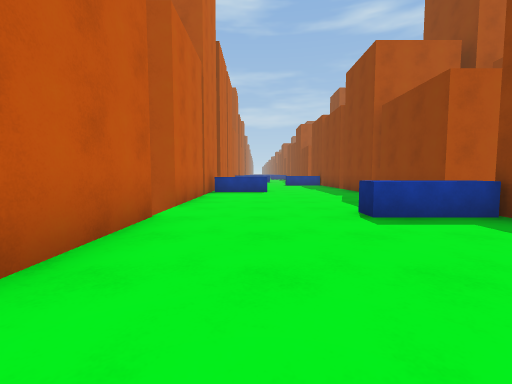
view 1 (above)

16 first-person views from a walk through a scene from a Unity 3-D project. The camera is 1.2 m above the floor, tilts 4° down and sees 90° across. The floor is counted in squares, 2 m on a side. Each view is taken from the middle of a square. On the plan, view 1 faces up. The plan holds only what a view shows up to about 9 squares ahead; the rest is blank. The place goes on beyond the plan. The player character is not drawn.

view 2
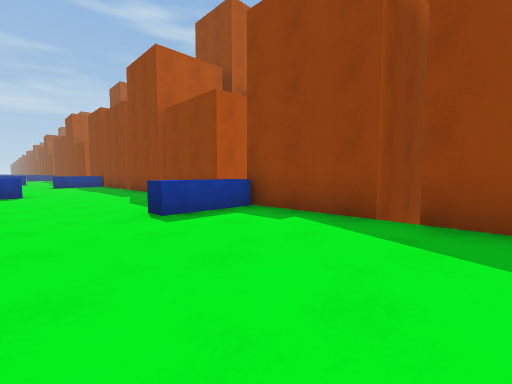

view 3
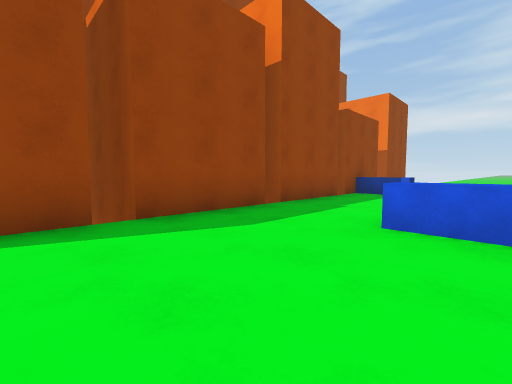

view 4
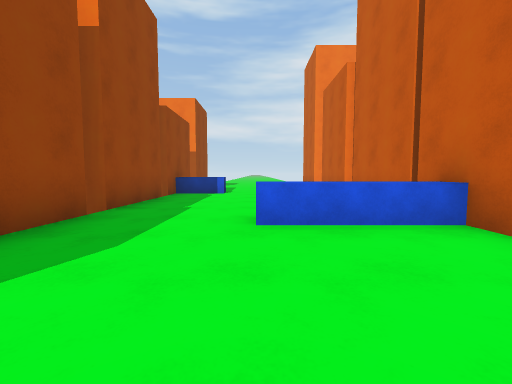

view 5
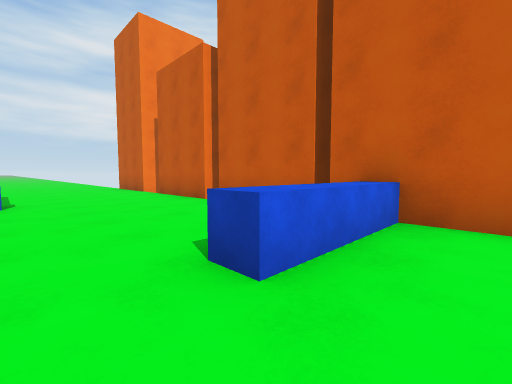

view 6
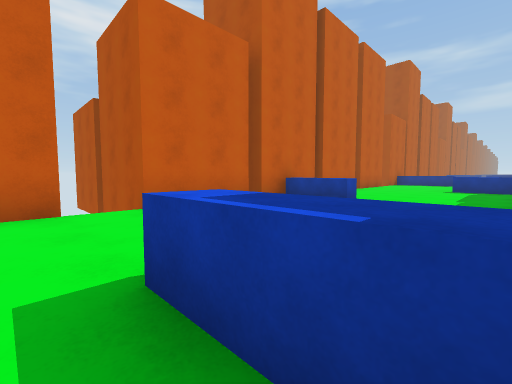

view 7
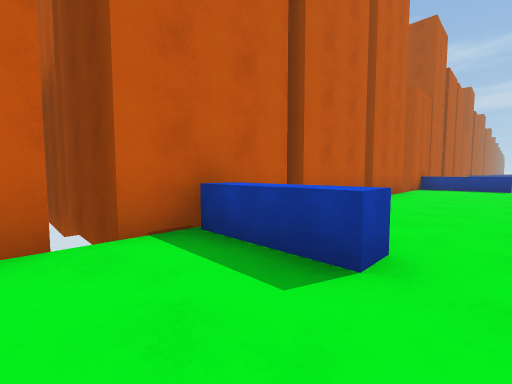

view 8
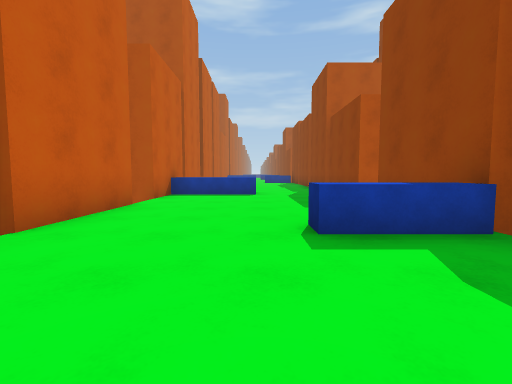

view 9
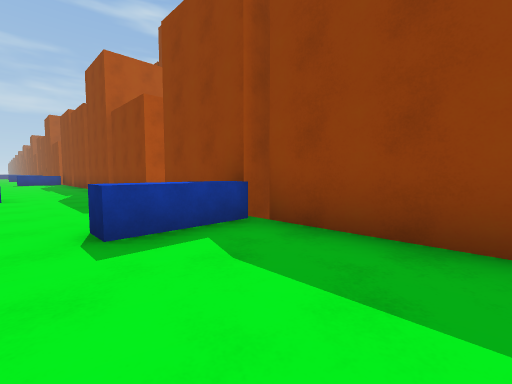

view 10
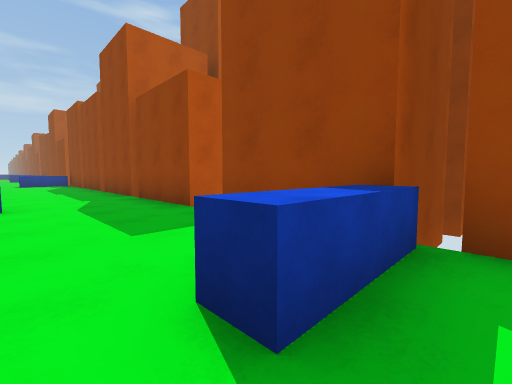

view 11
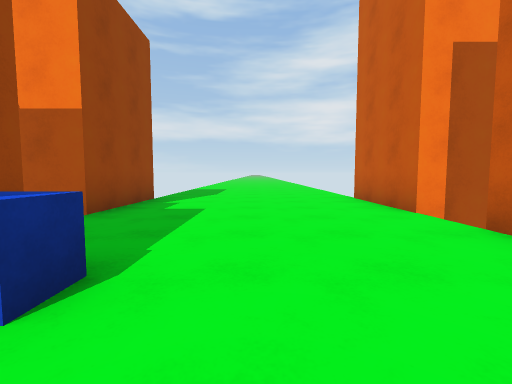

view 12
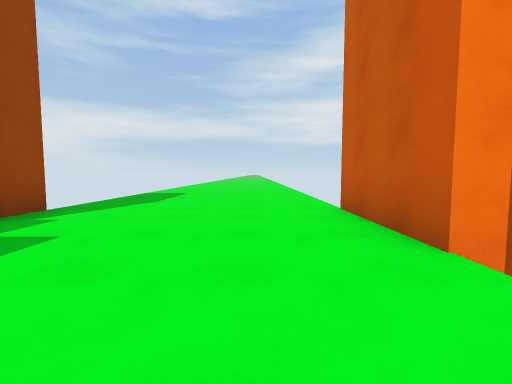

view 13
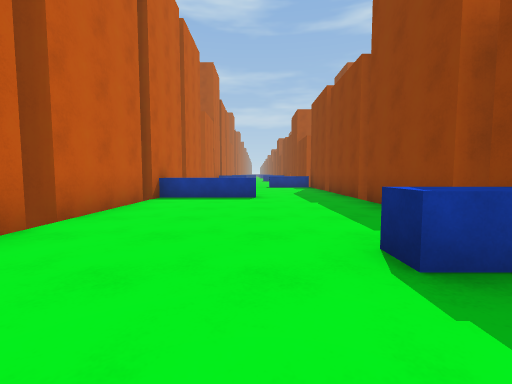

view 14
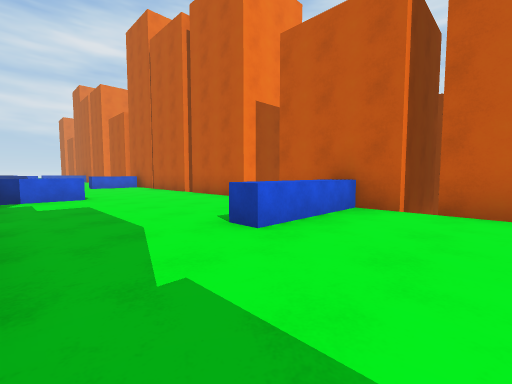

view 15
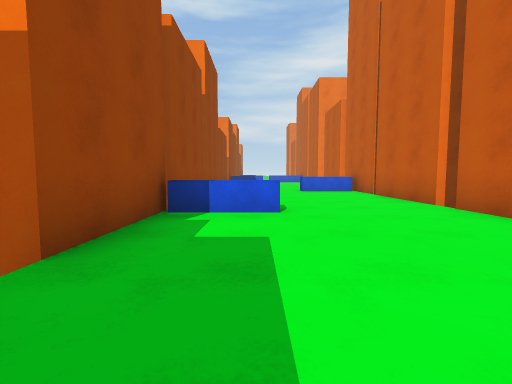

view 16
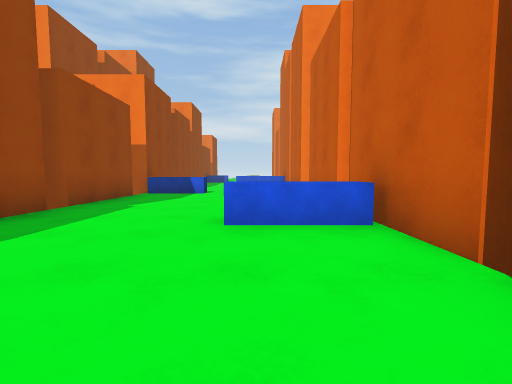

### Floor plan
Key: @ floor where view 1 was taken; # wall or solid block; . floor; ^ raised ledge; B building.
Columns run from 4 left of view 1 to 6 right of it. Each row starts with its distance up from view 1.
 21   B.....B B
 20 BBB.....BBB
 19   B^^^..B
 18   B.....B
 17   B.....B
 16 BBB.....B
 15   B.....B
 14   B...^BBBB
 13   B.....B
 12   B.....B
 11   B.....B
 10   B.....B
  9   B^^...B B
  8 BBB.....BBB
  7   B.....B
  6   B.....B
  5 BBB.....B
  4   B...^^BBB
  3   B.....B
  2   B.....B
  1   B.....BBB
  0   B.@...B
 -1   BB^^..B
 -2   B.....BB
 -3   B.....B B
 -4   B.....B B
 -5   B.....B
 -6   B...^BB
 -7   B.....B
 -8   B.....B
 -9  ##.....#
-10   #.....#
-11   #.....#
-12    .....
-13    .....

Positions as (right, up) in squares from view 1, and headings:
1: (0, 0), facing up
2: (0, 0), facing up-right
3: (0, 2), facing down-right
4: (1, 2), facing down
5: (2, 0), facing down-left
6: (3, 3), facing up-left
7: (1, 7), facing up-left
8: (1, 11), facing up
9: (1, 11), facing up-right
10: (1, 13), facing up-right
11: (1, -5), facing down
12: (0, -7), facing down
13: (1, -8), facing up
14: (3, 21), facing down-left
15: (2, 18), facing down
16: (0, 12), facing down
